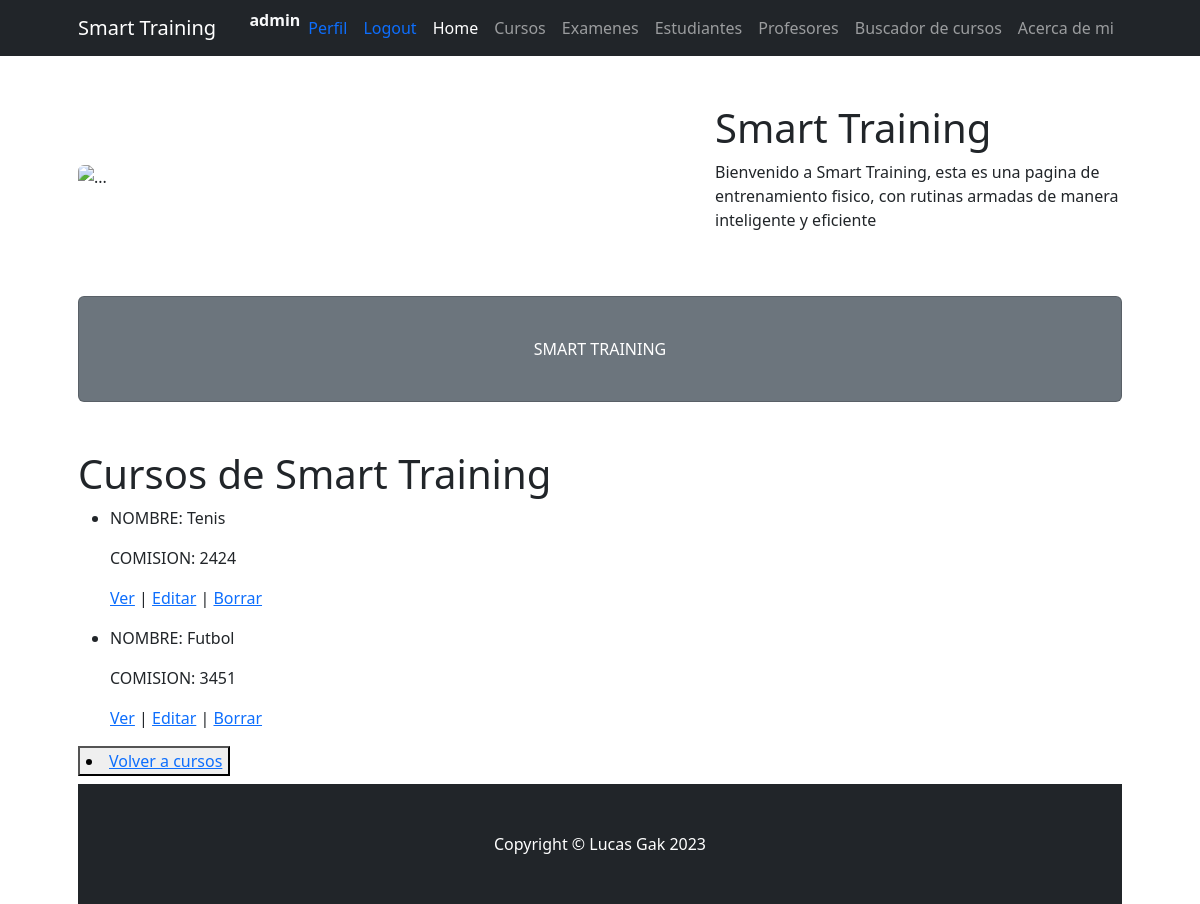
The page /ProjectoFinal23/curso/list (signed in) on the database its author committed.
### ProjectoFinal23/models.py (models this page shows, shortened)
class Curso(models.Model):
    nombre=models.CharField(max_length=40)
    profesor=models.CharField(max_length=40)
    comision=models.IntegerField()

### ProjectoFinal23/views.py (the view)
# urls.py: path('curso/list', login_required(views.CursoList.as_view()), name='List'),
class CursoList(ListView):
     model=Curso
     template_name = "ProjectoFinal23/cursos_list.html"

### ProjectoFinal23/templates/ProjectoFinal23/cursos_list.html
{% extends 'ProjectoFinal23/padre.html' %}
{% load static %}
{% block section1 %}
<body>
    <h1> Cursos de Smart Training</h1>
    <ul>
        {% for curso in object_list %}
            <li>
                <p>NOMBRE: {{ curso.nombre }}</p>
                <p>COMISION: {{ curso.comision }}</p>
                <p>
                    <a href="{% url 'Detail' curso.id %}">Ver</a> |
                    <a href="{% url 'Edit' curso.id %}">Editar</a> |
                    <a href="{% url 'Delete' curso.id %}">Borrar</a>
                </p>
            </li>
        {% endfor %}
    </ul>
<button>
    <li><a href="{% url 'cursos' %}"> Volver a cursos</a></li>
</button>
</body>
{% endblock %}

### ProjectoFinal23/templates/ProjectoFinal23/padre.html (shortened to what this page needs)
<!DOCTYPE html>
<html lang="en">
    <head>
        {% load static %}
        <link href="{% static 'ProjectoFinal23/css/styles.css' %}" rel="stylesheet" />
    </head>
    <body>
        <nav class="navbar navbar-expand-lg navbar-dark bg-dark">
            <div class="container px-5">
                <a class="navbar-brand" href="{% url 'inicio' %}">Smart Training</a>
                <div class="collapse navbar-collapse" id="navbarSupportedContent">
                    <ul class="navbar-nav ms-auto mb-2 mb-lg-0">
                        {% if request.user.is_authenticated %}
                        <li class="nav-item"><span class="text-light"><strong>{{request.user.username}}</strong></span></li>
                        <li class="nav-item"><a class="nav-link" href="{% url 'editarPerfil' %}"><span class="text-primary">Perfil</span></a></li>
                        <li class="nav-item"><a class="nav-link" href="{% url 'logout' %}"><span class="text-primary">Logout</span></a></li>
                        {% else %}
                        <li class="nav-item"><a class="nav-link" href="{% url 'login' %}"><span class="text-primary">Login</span></a></li>
                        <li class="nav-item"><a class="nav-link" href="{% url 'register' %}"><span class="text-primary">Registrate</span></a></li>
                      {% endif %}
                        <li class="nav-item"><a class="nav-link active" aria-current="page" href="{% url 'inicio' %}">Home</a></li>
                        <li class="nav-item"><a class="nav-link" href="{% url 'cursos' %}">Cursos</a></li>
                        <li class="nav-item"><a class="nav-link" href="{% url 'examenes' %}">Examenes</a></li>
                        <li class="nav-item"><a class="nav-link" href="{% url 'estudiantes' %}">Estudiantes</a></li>
                        <li class="nav-item"><a class="nav-link" href="{% url 'profesores' %}">Profesores</a></li>
                        <li class="nav-item"><a class="nav-link" href="{% url 'buscador_curso' %}">Buscador de cursos</a></li>
                        <li class="nav-item"><a class="nav-link" href="{% url 'acercadeMi' %}">Acerca de mi</a></li>
                    </ul>
                </div>
            </div>
        </nav>
        <div class="container px-4 px-lg-5">
            <div class="row gx-4 gx-lg-5 align-items-center my-5">
                <div class="col-lg-7"><img class="img-fluid rounded mb-4 mb-lg-0" src="https://iespericberne.edu.pe/wp-content/uploads/2021/04/profesor-educacion-fisica-1.jpg" alt="..." /></div>
                <div class="col-lg-5">
                    <h1 class="font-weight-light">Smart Training</h1>
                    <p>Bienvenido a Smart Training, esta es una pagina de entrenamiento fisico, con rutinas armadas de manera inteligente y eficiente</p>
                </div>
            </div>
            <div class="card text-white bg-secondary my-5 py-4 text-center">
                <div class="card-body"><p class="text-white m-0">SMART TRAINING</p></div>
            </div>
            {% block section1 %}
            {% endblock %}
        <footer class="py-5 bg-dark">
            <div class="container px-4 px-lg-5"><p class="m-0 text-center text-white">Copyright &copy; Lucas Gak 2023</p></div>
        </footer>
    </body>
</html>

### rows shown on the page
Curso: nombre "Tenis", comision "2424"
Curso: nombre "Futbol", comision "3451"

### other values the page prints
{{ request.user.username }} "admin"
